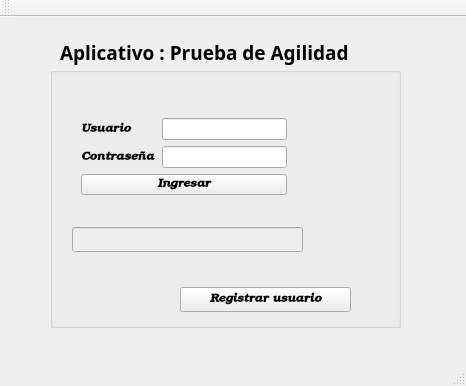
<?xml version="1.0" encoding="UTF-8"?>
<ui version="4.0">
 <class>usuario</class>
 <widget class="QMainWindow" name="usuario">
  <property name="geometry">
   <rect>
    <x>0</x>
    <y>0</y>
    <width>466</width>
    <height>386</height>
   </rect>
  </property>
  <property name="font">
   <font>
    <family>URW Bookman L</family>
    <weight>75</weight>
    <italic>true</italic>
    <bold>true</bold>
   </font>
  </property>
  <property name="windowTitle">
   <string>usuario</string>
  </property>
  <widget class="QWidget" name="centralWidget">
   <widget class="QGroupBox" name="groupBox">
    <property name="geometry">
     <rect>
      <x>50</x>
      <y>50</y>
      <width>351</width>
      <height>261</height>
     </rect>
    </property>
    <property name="title">
     <string/>
    </property>
    <widget class="QWidget" name="layoutWidget">
     <property name="geometry">
      <rect>
       <x>20</x>
       <y>40</y>
       <width>228</width>
       <height>100</height>
      </rect>
     </property>
     <layout class="QVBoxLayout" name="verticalLayout">
      <item>
       <layout class="QGridLayout" name="gridLayout">
        <item row="0" column="0">
         <widget class="QLabel" name="label">
          <property name="text">
           <string>Usuario</string>
          </property>
         </widget>
        </item>
        <item row="0" column="1">
         <widget class="QLineEdit" name="usuario_2"/>
        </item>
        <item row="1" column="0">
         <widget class="QLabel" name="label_2">
          <property name="text">
           <string>Contraseña</string>
          </property>
         </widget>
        </item>
        <item row="1" column="1">
         <widget class="QLineEdit" name="contrase">
          <property name="echoMode">
           <enum>QLineEdit::Password</enum>
          </property>
         </widget>
        </item>
       </layout>
      </item>
      <item>
       <widget class="QPushButton" name="ingresar">
        <property name="text">
         <string>Ingresar</string>
        </property>
       </widget>
      </item>
     </layout>
    </widget>
    <widget class="QPushButton" name="Ru">
     <property name="geometry">
      <rect>
       <x>130</x>
       <y>220</y>
       <width>171</width>
       <height>25</height>
      </rect>
     </property>
     <property name="text">
      <string>Registrar usuario</string>
     </property>
    </widget>
    <widget class="QLineEdit" name="aviso">
     <property name="geometry">
      <rect>
       <x>22</x>
       <y>160</y>
       <width>231</width>
       <height>25</height>
      </rect>
     </property>
     <property name="styleSheet">
      <string notr="true">color: rgb(204, 0, 0);
border-color: rgb(238, 238, 236);
background-color: rgb(238, 238, 236);</string>
     </property>
     <property name="readOnly">
      <bool>true</bool>
     </property>
    </widget>
   </widget>
   <widget class="QLabel" name="label_3">
    <property name="geometry">
     <rect>
      <x>60</x>
      <y>20</y>
      <width>331</width>
      <height>31</height>
     </rect>
    </property>
    <property name="font">
     <font>
      <family>Lohit Bengali</family>
      <weight>75</weight>
      <italic>true</italic>
      <bold>true</bold>
     </font>
    </property>
    <property name="text">
     <string>&lt;html&gt;&lt;head/&gt;&lt;body&gt;&lt;p&gt;&lt;span style=&quot; font-size:14pt; font-style:normal;&quot;&gt;Aplicativo :   Prueba de Agilidad&lt;/span&gt;&lt;/p&gt;&lt;/body&gt;&lt;/html&gt;</string>
    </property>
   </widget>
  </widget>
  <widget class="QMenuBar" name="menuBar">
   <property name="geometry">
    <rect>
     <x>0</x>
     <y>0</y>
     <width>466</width>
     <height>25</height>
    </rect>
   </property>
  </widget>
  <widget class="QToolBar" name="mainToolBar">
   <attribute name="toolBarArea">
    <enum>TopToolBarArea</enum>
   </attribute>
   <attribute name="toolBarBreak">
    <bool>false</bool>
   </attribute>
  </widget>
  <widget class="QStatusBar" name="statusBar"/>
 </widget>
 <layoutdefault spacing="6" margin="11"/>
 <resources/>
 <connections/>
</ui>
